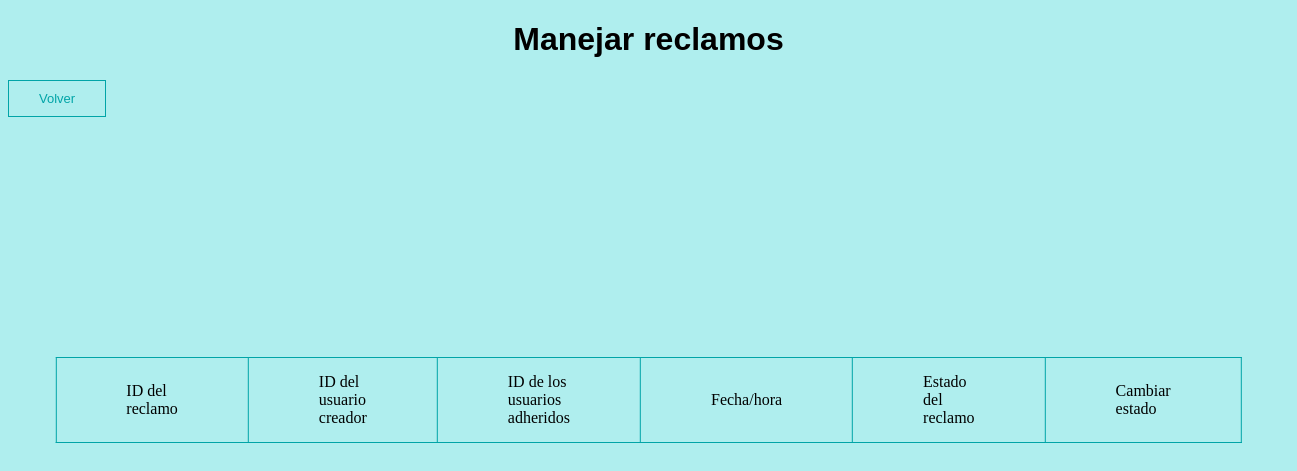
/manejar_reclamo (signed in), run on an earlier commit of the app's database.
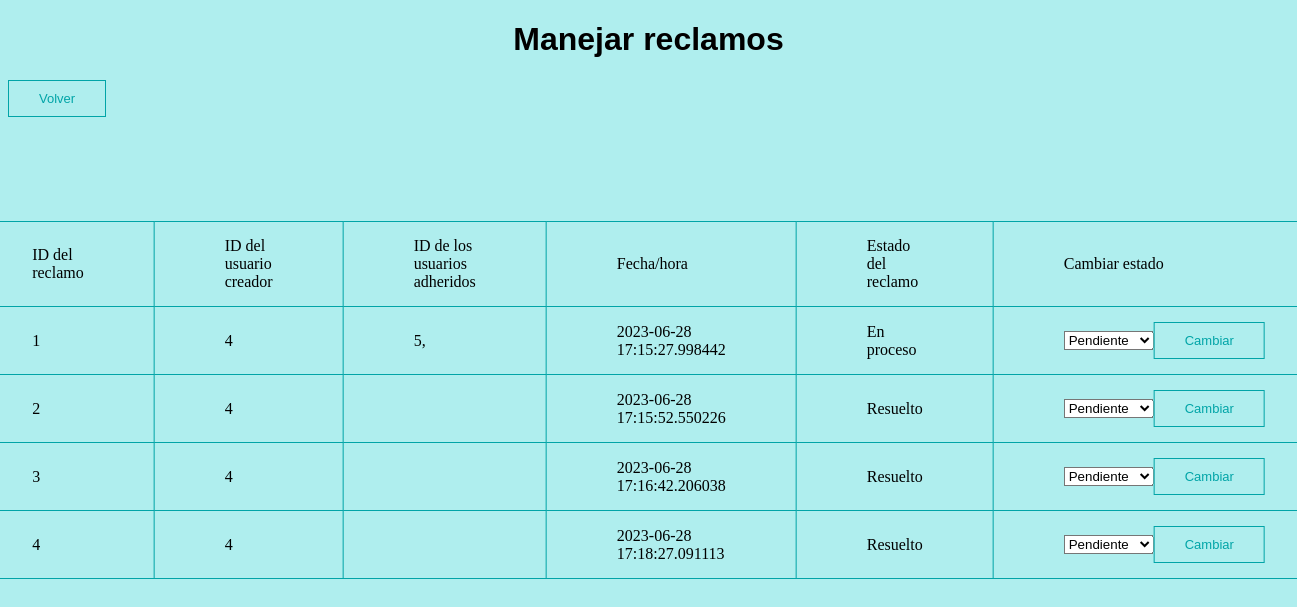
And on a later commit of the database.
### modules/classes.py (models this page shows, shortened)
class Reclamo(db.Model):
    id = db.Column(db.Integer,primary_key=True)
    usuario_creador = db.Column(db.String(100))
    asunto = db.Column(db.String(1000))
    descripcion = db.Column(db.String(1000))
    departamento_id = db.Column(db.Integer, db.ForeignKey('departamento.id'))
    departamento = db.relationship('Departamento', backref=db.backref('reclamos'))
    estado =  db.Column(db.String(100))
    adherente = db.Column(db.String(100))
    fecha = db.Column(db.DateTime, default=datetime.utcnow)

class Usuario(db.Model, UserMixin):
    id = db.Column(db.Integer, primary_key=True)
    email = db.Column(db.String(100), unique=True)
    password = db.Column(db.String(100))
    name = db.Column(db.String(1000))
    apellido = db.Column(db.String(1000))
    claustro = db.Column(db.String(100))

class Secretario_tecnico(Usuario):
    pass

### server.py (the view, shortened to what this page needs)
@app.route("/manejar_reclamo", methods=['GET','POST'])
@admin_only
def manejar_reclamo():
    departamento = Departamento.query.filter_by(id=current_user.id).first()
    reclamos = Reclamo.query.filter_by(departamento_id=departamento.id).all()
    users = Usuario.query.all()
    usuarios = []
    for usuario in users:
        if usuario.id not in admin_list:
            usuarios.append(usuario)
    return render_template('manejar_reclamo.html',reclamos=reclamos,usuarios=usuarios)

### server.py (called while the page is built)
@login_manager.user_loader
def user_loader(user_id):
    user = Usuario.query.get(user_id)
    if user:
        if user.id in secretario_tecnico_list:
            return Secretario_tecnico.query.get(user_id)
        elif user.id in admin_list:
            return Jefe_departamento.query.get(user_id)  #en base al id clasifica al usuario actual en jefe o usuario final
        else:
            return Usuario_final.query.get(user_id)

def admin_only(f):
    @wraps(f)
    def decorated_function(*args, **kwargs):
        if not current_user.is_authenticated or current_user.id not in admin_list:
            return abort(403)
        return f(*args, **kwargs)
    return decorated_function

### templates/manejar_reclamo.html (shortened to what this page needs)
<!DOCTYPE html>
<html lang="en">
<html>
    <head style="background-color:paleturquoise">
    </head>
    <body style="background-color:paleturquoise">
        <h1 class="centrar_element">Manejar reclamos</h1>
        <table class="centrar">
            <tr>
                <td>ID del reclamo</td>
                <td>ID del usuario creador</td>
                <td>ID de los usuarios adheridos</td>
                <td>Fecha/hora</td>
                <td>Estado del reclamo</td>
                <td>Cambiar estado</td>
            </tr>
            {% for reclamo in reclamos %}
            <tr>
                <td>{{ reclamo.id }}</td>
                {% for usuario in usuarios %}
                    {% if usuario.email==reclamo.usuario_creador %}
                    <td>{{ usuario.id }}</td>
                    {% endif %}
                {% endfor %}
                <td>
                    {% for usuario in usuarios %}
                        {% if usuario.email in reclamo.adherente %}
                            {% if reclamo.adherente == '' %}
                                <p>No hay adherentes</p>
                            {% else %}
                                {{ usuario.id }},
                            {% endif %}
                        {% endif %}
                    {% endfor %}
                </td>
                <td>{{ reclamo.fecha }}</td>
                <td>{{ reclamo.estado }}</td>
                <td>
                    <form action="{{ url_for('manejar_reclamo') }}" method="post">
                        <div class="centrar_element">
                        <select name="estado" id="estado">
                            <option value="Pendiente">Pendiente</option>
                        </select>
                        <button type="submit">Cambiar</button>
                        </div>
                    </form>
                </td>
            </tr>
            {% endfor %}
            <tr>
                <button onclick="location.href='/departamento'">Volver</button>
            </tr>
        </table>
    </body>
</html>

### templates/manejar_reclamo.html (style rules this page uses)
table,tr,td { align-content: center; padding-top: 15px; padding-bottom: 15px; padding-right:70px; padding-left: 70px; border: 1px solid #01a4a7; border-collapse: collapse; }
button { border:1px solid #01a4a7; border-style: double; color:#01a4a7; align-content: center; background-color: paleturquoise; padding: 10px 30px; cursor: pointer; font-size: small; }
.centrar { position: absolute; top: 50%; left: 50%; transform: translate(-50%, -50%); }
h1 { color:black; font-family:Arial, Helvetica, sans-serif; }
.centrar_element { align-items: center; justify-content: center; display: flex; }

What changed in the data, as far as the page shows it:
added Reclamo: id "1", fecha "2023-06-28 17:15:27.998442", estado "En proceso"
now on this page (row edited): Secretario_tecnico: id "4"
now on this page (row edited): Secretario_tecnico: id "5", shown under "1"
added Reclamo: id "2", fecha "2023-06-28 17:15:52.550226", estado "Resuelto"
added Reclamo: id "3", fecha "2023-06-28 17:16:42.206038", estado "Resuelto"
added Reclamo: id "4", fecha "2023-06-28 17:18:27.091113", estado "Resuelto"
